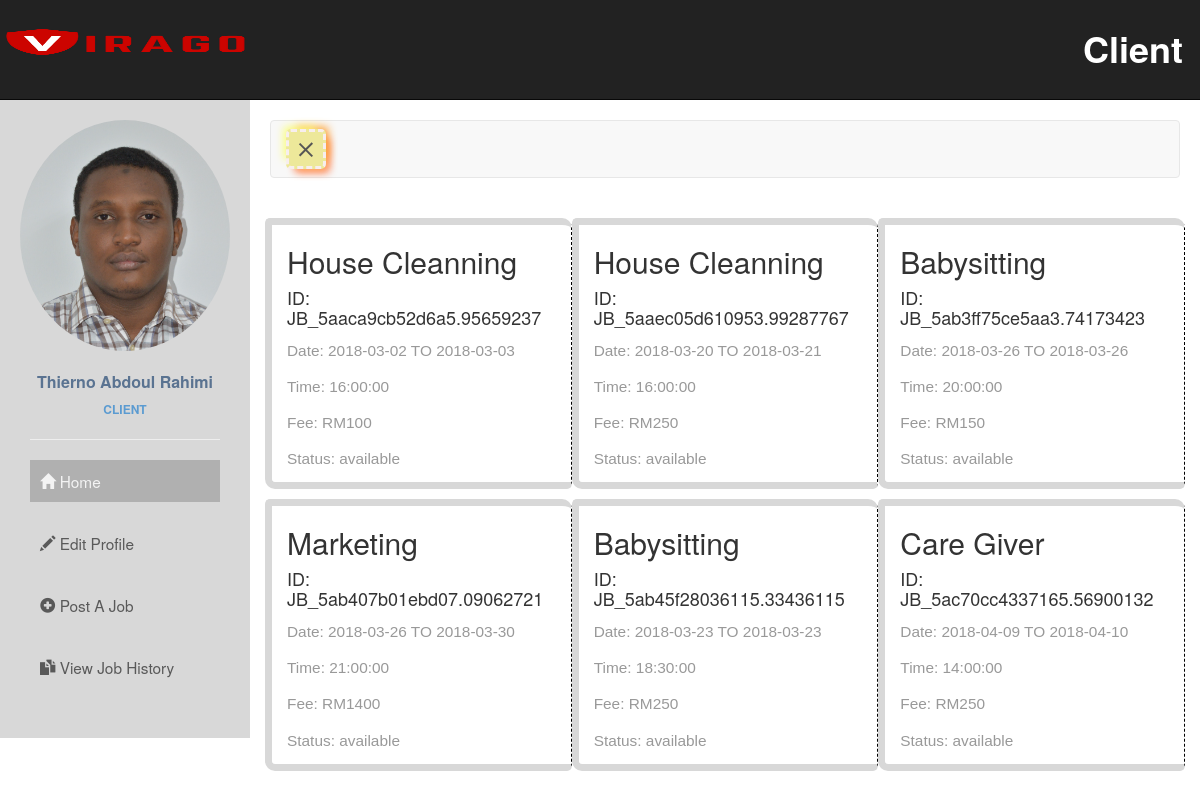
Page /trainer_homepage.php (signed in) on the committed database.
### tables this page shows
CREATE TABLE `images` (
  `id` int(11) NOT NULL,
  `name` varchar(200) NOT NULL,
  `image` longtext NOT NULL,
  `userID` varchar(256) NOT NULL
);

CREATE TABLE `client` (
  `ID` int(11) NOT NULL,
  `firstName` varchar(250) NOT NULL,
  `lastName` varchar(250) NOT NULL,
  `email` varchar(100) NOT NULL,
  `password` varchar(100) NOT NULL,
  `address` varchar(250) NOT NULL,
  `phone` varchar(25) NOT NULL,
  `CL_UniqueID` varchar(250) NOT NULL,
  `userType` int(11) NOT NULL DEFAULT '1'
);

CREATE TABLE `jobs` (
  `ID` int(11) NOT NULL,
  `jobTitel` varchar(50) NOT NULL,
  `address` varchar(50) NOT NULL,
  `category` varchar(50) NOT NULL,
  `price` double NOT NULL,
  `stDate` date NOT NULL,
  `edDate` date NOT NULL,
  `stTime` time NOT NULL,
  `status` varchar(15) NOT NULL DEFAULT 'available',
  `JB_UniqueID` varchar(200) NOT NULL,
  `CL_UniqueID` varchar(100) NOT NULL
);

### trainer_homepage.php (the view, shortened to what this page needs)
<?php
  include("BackEnd_Script/DBconfig.php");
  $userID = $_SESSION['user_ID'];
?>
<!DOCTYPE html>
<html >
<head>
  <link  rel="stylesheet" href="css/bootstrap.min.css">
  <link rel="stylesheet" href="css/font-awesome.min.css">
  <link rel="stylesheet"  href="css/bootstrap-social.css">
  <link rel="stylesheet" href="https://cdnjs.cloudflare.com/ajax/libs/normalize/5.0.0/normalize.min.css">
  <link href="css/user_homepage.css" rel="stylesheet">
</head>
<body>
     <nav class="navbar navbar-inverse navbar-fixed-top">
        <div class="container">
          <div class="navbar-header">
            <a  href="trainer_homepage.php">
              <image src="rec/virago.png" alt="img_logo" id="img_logo_trainer">
            </a>
          </div>
          <div id="navbar" class="collapse navbar-collapse ">
            <ul class="nav navbar-nav navbar-right">
              <li class="dropdown">
            <a class="dropdown-toggle" data-toggle="dropdown" href="trainer_homepage.php">Client
            </a>
          </li>
        </ul>
          </div>
        </div>
    </nav>
    <div class="wrapper">
        <nav id="sidebar">
          <div class="sidebar-header ">
            <div class="img-sidebar-header">
              <?php
                $sql = "SELECT name FROM images WHERE userID='$userID'";
                $result = mysqli_query($con,$sql);
                $row = mysqli_fetch_array($result);
                $image = $row['name'];
                if (!empty($image)) {
                  $image_src = "symbol/profilePic/".$image;
                }
                else{
                  $image_src = "symbol/profilePic/default.png";
                }
              ?>
            <img src="<?php echo $image_src;?>" class="img-responsive img-circle" alt="User Profile image">
          </div>
          <?php
              $client = $_SESSION['user_ID'];
              $result = $con->query("SELECT firstName FROM client  where CL_UniqueID  = '$client'");
              $rs = $result->fetch_array();
          ?>
          <div class="userinfo-title">
            <div class="userinfo-title-name">
                <?php echo $rs['firstName']?>
            </div>
              <div class="userinfo-title-job">
                CLIENT
              </div>
            </div>
           </div>
           <ul class="list-unstyled components ">
             <hr  class="line-sidebar">
               <li class="menu-spacing active">
                  <a href="trainer_homepage.php">
                      <i class="glyphicon glyphicon-home"></i>
                      Home
                  </a>
               </li>
               <li class=" menu-spacing">
                <a href="trainer_edit_profile.php">
                  <i class="glyphicon glyphicon-pencil"></i>
                    Edit Profile
                </a>
              </li>
              <li class="menu-spacing">
               <a href="listAJob.php">
                 <i class="	glyphicon glyphicon-plus-sign"></i>
                   Post A Job
               </a>
             </li>
              <li class="menu-spacing">
                <a href="#pageSubmenu" >
                  <i class="glyphicon glyphicon-duplicate"></i>
                    View Job History
                </a>
              </li>
            </ul>
        </nav>
          <div id="content">
            <nav class="navbar navbar-default">
                <div class="container-fluid">
                    <div class="navbar-header">
                        <button type="button" id="sidebarCollapse" class="navbar-btn ">
                            <span></span>
                        </button>
                    </div>
                </div>
            </nav>
            <div class="row inner-row-content">
              <?php
                  $client = $_SESSION['user_ID'];
                  $result = $con->query("SELECT * FROM jobs WHERE CL_UniqueID = '$client'  ORDER BY id");
                 foreach ($result as $key => $rs) {
              ?>
              <div class="col-md-4 col-lg-4 popout content-layout">
                <h2><?php echo $rs["jobTitel"];?> </h2>
                <h4 class="id"> ID: <?php echo $rs["JB_UniqueID"];?></h4>
                <p>Date: <?php echo $rs["stDate"].' TO';?> <span><?php echo $rs["edDate"];?></span> </P>
                <p>Time: <?php echo $rs["stTime"];?></P>
                <p>Fee: <?php echo 'RM'.$rs["price"];?></p>
                <p>Status: <?php echo $rs["status"];?></p>
              </div>
              <?php
            }
              ?>
            </div>
  </body>
</html>

### css/user_homepage.css (style rules this page uses)
html, body { padding:0; margin:0; }
#navbar { margin-top:2%; position: relative; z-index: 99; }
.navbar-fixed-top { height:100px; }
#navbar a { font-size:3vmax; color: white; font-weight: 600; margin-left: 10%; }
#img_logo_trainer { position: absolute; left:-5px; width:270px; height:90px; }
p { font-family: 'Poppins', sans-serif; font-size: 1.1em; font-weight: 300; line-height: 1.7em; color: #999; }
a, a:hover, a:focus { color: inherit; text-decoration: none; transition: all 0.3s; }
.wrapper { display: flex; align-items: stretch; perspective: 100%; margin-top: 100px; margin-bottom: 50px; }
#sidebar { min-width: 250px; max-width: 250px; height:100%; background: #d8d8d8; color: #595959; transition: all 0.6s cubic-bezier(0.945, 0.020, 0.270, 0.665); transform-origin: bottom left; }
#sidebar .sidebar-header { padding: 20px; }
.sidebar-header { -webkit-animation-duration: 1.2s; animation-duration: 1.2s; -webkit-animation-name: bounceInDown; animation-name: bounceInDown; }
.img-circle { opacity: 1; transition: .5s ease; backface-visibility: hidden; }
.userinfo-title { text-align: center; margin-top: 20px; }
.userinfo-title-name { color: #5a7391; font-size: 16px; font-weight: 600; margin-bottom: 7px; }
.userinfo-title-job { text-transform: uppercase; color: #5b9bd1; font-size: 12px; font-weight: 600; }
#sidebar ul.components { padding: 20px 30px; }
ul.components li { -webkit-animation-duration: 1.5s; animation-duration: 1.5s; -webkit-animation-name: bounceInDown; animation-name: bounceInDown; }
ul .menu-spacing { margin-bottom: 20px; }
.line-sidebar { margin-top: -10%; width:100%; }
#sidebar ul li a { padding: 10px; font-size: 1.1em; display: block; text-decoration: none; }
#sidebar ul li.active > a, a[aria-expanded="true"] { color: #fff; background: #a0a0a0; opacity: 0.7; }
#content { padding: 20px; min-height: 100vh; width:100%; transition: all 0.3s; }
#sidebarCollapse { width: 40px; height: 40px; position:relative; background-color: #EDE89A; box-shadow: -6px -6px 8px -4px #fafe76, 6px -6px 8px -4px #fe9f32, 6px 6px 8px -4px #ffbf66, 6px 6px 8px -4px #ff3f3f; border:3px dashed #F7EEEE; border-radius:5px; }
#sidebarCollapse span { width: 80%; height: 2px; margin: 0 auto; display: block; background: #555; transition: all 0.8s cubic-bezier(0.810, -0.330, 0.345, 1.375); transition-delay: 0.2s; }
#sidebarCollapse span:last-of-type { transform: rotate(-45deg) translate(1px, -1px); }
.content-layout { animation: popout .8s ease; -webkit-animation: popout 0.5s ease; border: 7px solid #d8d8d8; border-right: 1px white; border-radius: 5px 10px 5px; margin-top: 10px; }
.inner-row-content { padding:10px; }
.popout { border-right: 1px dashed black; }

### rows in the picture
images: name (picture)
client: firstName "Thierno Abdoul Rahimi"
jobs: jobTitel "House Cleanning", JB_UniqueID "JB_5aaca9cb52d6a5.95659237", stDate "2018-03-02", edDate "2018-03-03", stTime "16:00:00", price "100", status "available"
jobs: jobTitel "House Cleanning", JB_UniqueID "JB_5aaec05d610953.99287767", stDate "2018-03-20", edDate "2018-03-21", stTime "16:00:00", price "250", status "available"
jobs: jobTitel "Babysitting", JB_UniqueID "JB_5ab3ff75ce5aa3.74173423", stDate "2018-03-26", edDate "2018-03-26", stTime "20:00:00", price "150", status "available"
jobs: jobTitel "Marketing", JB_UniqueID "JB_5ab407b01ebd07.09062721", stDate "2018-03-26", edDate "2018-03-30", stTime "21:00:00", price "1400", status "available"
jobs: jobTitel "Babysitting", JB_UniqueID "JB_5ab45f28036115.33436115", stDate "2018-03-23", edDate "2018-03-23", stTime "18:30:00", price "250", status "available"
jobs: jobTitel "Care Giver", JB_UniqueID "JB_5ac70cc4337165.56900132", stDate "2018-04-09", edDate "2018-04-10", stTime "14:00:00", price "250", status "available"
